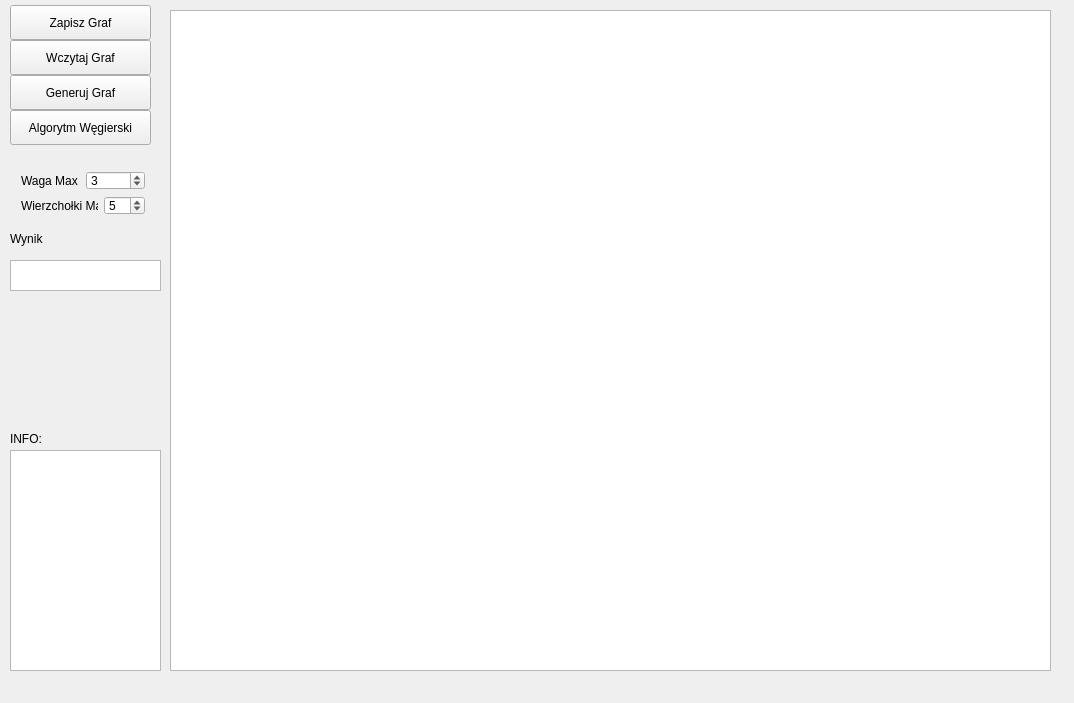
<?xml version="1.0" encoding="UTF-8"?>
<ui version="4.0">
 <class>GrafWindow</class>
 <widget class="QMainWindow" name="GrafWindow">
  <property name="enabled">
   <bool>true</bool>
  </property>
  <property name="geometry">
   <rect>
    <x>0</x>
    <y>0</y>
    <width>1074</width>
    <height>703</height>
   </rect>
  </property>
  <property name="minimumSize">
   <size>
    <width>1074</width>
    <height>703</height>
   </size>
  </property>
  <property name="maximumSize">
   <size>
    <width>1074</width>
    <height>703</height>
   </size>
  </property>
  <property name="windowTitle">
   <string>GrafWindow</string>
  </property>
  <widget class="QWidget" name="centralWidget">
   <widget class="QGraphicsView" name="graphicsView">
    <property name="geometry">
     <rect>
      <x>170</x>
      <y>10</y>
      <width>881</width>
      <height>661</height>
     </rect>
    </property>
   </widget>
   <widget class="QPushButton" name="pushButton">
    <property name="geometry">
     <rect>
      <x>10</x>
      <y>40</y>
      <width>141</width>
      <height>35</height>
     </rect>
    </property>
    <property name="text">
     <string>Wczytaj Graf</string>
    </property>
   </widget>
   <widget class="QPushButton" name="pushButton_2">
    <property name="geometry">
     <rect>
      <x>10</x>
      <y>5</y>
      <width>141</width>
      <height>35</height>
     </rect>
    </property>
    <property name="text">
     <string>Zapisz Graf</string>
    </property>
   </widget>
   <widget class="QTextBrowser" name="textBrowser">
    <property name="geometry">
     <rect>
      <x>10</x>
      <y>450</y>
      <width>151</width>
      <height>221</height>
     </rect>
    </property>
   </widget>
   <widget class="QTextBrowser" name="textBrowser_2">
    <property name="geometry">
     <rect>
      <x>10</x>
      <y>260</y>
      <width>151</width>
      <height>31</height>
     </rect>
    </property>
   </widget>
   <widget class="QPushButton" name="skojarzenieButton">
    <property name="geometry">
     <rect>
      <x>10</x>
      <y>75</y>
      <width>141</width>
      <height>35</height>
     </rect>
    </property>
    <property name="text">
     <string>Generuj Graf</string>
    </property>
   </widget>
   <widget class="QLabel" name="label_3">
    <property name="geometry">
     <rect>
      <x>10</x>
      <y>230</y>
      <width>91</width>
      <height>17</height>
     </rect>
    </property>
    <property name="text">
     <string>Wynik</string>
    </property>
   </widget>
   <widget class="QLabel" name="label_4">
    <property name="geometry">
     <rect>
      <x>10</x>
      <y>430</y>
      <width>91</width>
      <height>17</height>
     </rect>
    </property>
    <property name="text">
     <string>INFO:</string>
    </property>
   </widget>
   <widget class="QWidget" name="layoutWidget">
    <property name="geometry">
     <rect>
      <x>10</x>
      <y>160</y>
      <width>146</width>
      <height>66</height>
     </rect>
    </property>
    <layout class="QVBoxLayout" name="verticalLayout">
     <item>
      <layout class="QHBoxLayout" name="horizontalLayout">
       <item>
        <widget class="QLabel" name="label">
         <property name="text">
          <string>Waga Max</string>
         </property>
        </widget>
       </item>
       <item>
        <widget class="QSpinBox" name="spinBox">
         <property name="minimum">
          <number>1</number>
         </property>
         <property name="maximum">
          <number>30</number>
         </property>
         <property name="value">
          <number>3</number>
         </property>
        </widget>
       </item>
      </layout>
     </item>
     <item>
      <layout class="QHBoxLayout" name="horizontalLayout_2">
       <item>
        <widget class="QLabel" name="label_2">
         <property name="text">
          <string>Wierzchołki Max</string>
         </property>
        </widget>
       </item>
       <item>
        <widget class="QSpinBox" name="spinBox_2">
         <property name="minimum">
          <number>2</number>
         </property>
         <property name="maximum">
          <number>20</number>
         </property>
         <property name="value">
          <number>5</number>
         </property>
        </widget>
       </item>
      </layout>
     </item>
    </layout>
   </widget>
   <widget class="QPushButton" name="skojarzenieButton_2">
    <property name="geometry">
     <rect>
      <x>10</x>
      <y>110</y>
      <width>141</width>
      <height>35</height>
     </rect>
    </property>
    <property name="text">
     <string>Algorytm Węgierski</string>
    </property>
   </widget>
   <zorder>layoutWidget</zorder>
   <zorder>graphicsView</zorder>
   <zorder>pushButton</zorder>
   <zorder>pushButton_2</zorder>
   <zorder>textBrowser</zorder>
   <zorder>textBrowser_2</zorder>
   <zorder>skojarzenieButton</zorder>
   <zorder>label_3</zorder>
   <zorder>label_4</zorder>
   <zorder>skojarzenieButton_2</zorder>
  </widget>
  <widget class="QMenuBar" name="menuBar">
   <property name="geometry">
    <rect>
     <x>0</x>
     <y>0</y>
     <width>1074</width>
     <height>21</height>
    </rect>
   </property>
  </widget>
 </widget>
 <layoutdefault spacing="6" margin="11"/>
 <resources/>
 <connections/>
 <slots>
  <slot>generuj()</slot>
  <slot>generujAcykl()</slot>
  <slot>przypiszWagi()</slot>
  <slot>znajdzPrzeplyw()</slot>
 </slots>
</ui>
